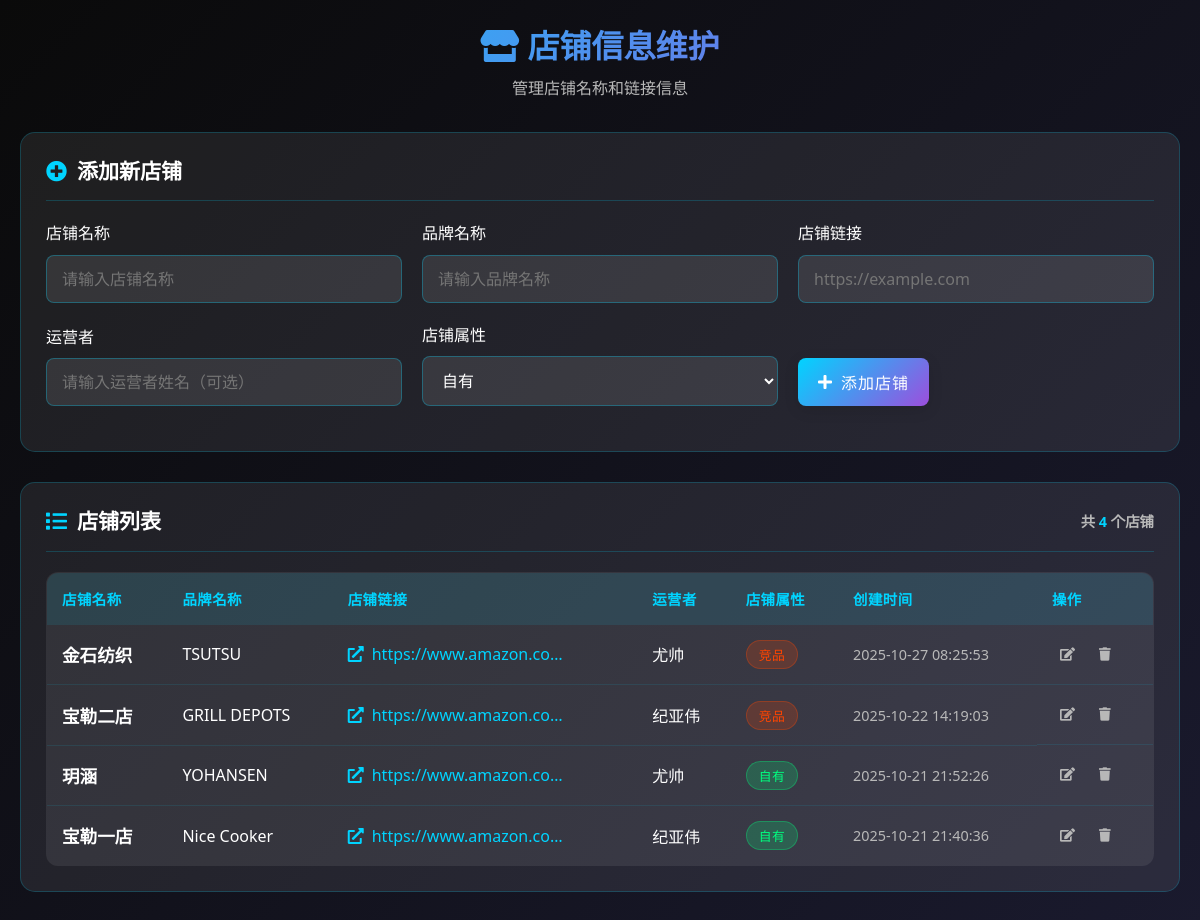
Page /admin/shops (signed in) on the earlier database version.
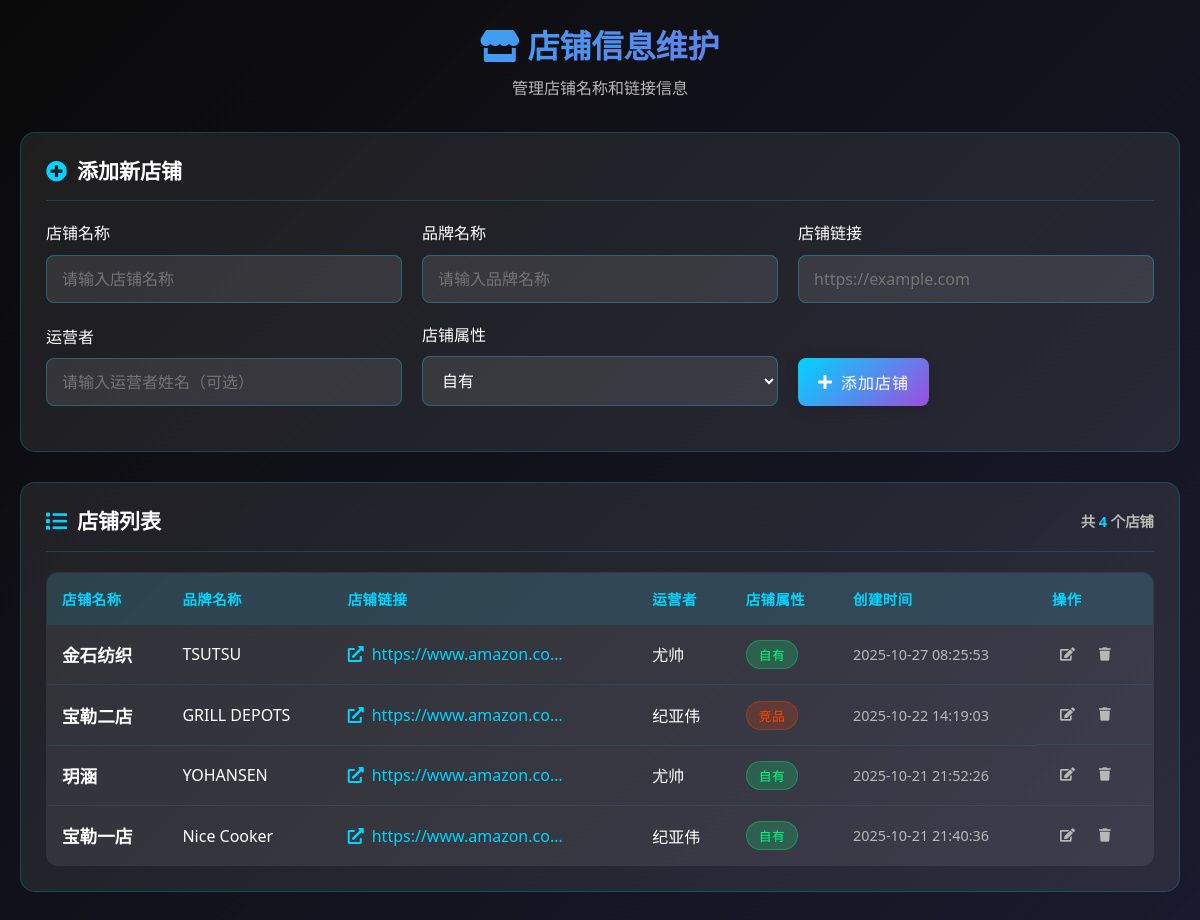
Same page on the later database version.
### tables this page shows
CREATE TABLE "shops" (
                id INTEGER PRIMARY KEY AUTOINCREMENT,
                shop_name TEXT NOT NULL UNIQUE,
                brand_name TEXT,
                shop_url TEXT NOT NULL,
                operator TEXT,
                shop_type TEXT DEFAULT "自有",
                created_at TIMESTAMP DEFAULT CURRENT_TIMESTAMP,
                updated_at TIMESTAMP DEFAULT CURRENT_TIMESTAMP,
                created_by INTEGER,
                FOREIGN KEY (created_by) REFERENCES users (id)
            );

### routes/admin.py (the view)
@admin_bp.route('/shops')
@login_required
def shop_management():
    LogService.log(
        action="访问店铺管理页面",
        resource="店铺管理",
        log_type="user",
        level="info"
    )
    from core.shop_model import Shop
    shops = Shop.get_all()
    embed = request.args.get('embed', 'false').lower() == 'true'
    if embed:
        return render_template('admin/shop_management_embed.html', shops=shops)
    else:
        return render_template('admin/shop_management_embed.html', shops=shops)

### core/auth.py (called while the page is built)
def is_logged_in():
    return 'username' in session

def login_required(f):
    from functools import wraps
    @wraps(f)
    def decorated_function(*args, **kwargs):
        if not is_logged_in():
            return redirect(url_for('auth.login', next=request.url))
        return f(*args, **kwargs)
    return decorated_function

### core/database.py (called while the page is built)
def get_user(username):
    conn = get_db_connection()
    cursor = conn.cursor()
    cursor.execute('SELECT * FROM users WHERE username = ?', (username,))
    user = cursor.fetchone()
    conn.close()
    return user

def add_log(user_id, username, action, resource=None, details=None,
           ip_address=None, user_agent=None, log_type='user', level='info'):
    conn = get_db_connection()
    cursor = conn.cursor()
    try:
        cursor.execute(
            '''INSERT INTO logs
               (user_id, username, action, resource, details, ip_address, user_agent, log_type, level)
               VALUES (?, ?, ?, ?, ?, ?, ?, ?, ?)''',
            (user_id, username, action, resource, details, ip_address, user_agent, log_type, level)
        )
        conn.commit()
        return True
    except Exception as e:
        print(f"添加日志失败: {e}")
        return False
    finally:
        conn.close()

def get_all_shops():
    conn = get_db_connection()
    cursor = conn.cursor()
    try:
        cursor.execute('SELECT * FROM shops ORDER BY created_at DESC')
        rows = cursor.fetchall()
        shops = []
        for row in rows:
            shop_dict = {
                'id': row[0],
                'shop_name': row[1],
                'brand_name': row[2],
                'shop_url': row[3],
                'operator': row[4],
                'shop_type': row[5],
                'created_at': row[6],
                'updated_at': row[7],
                'created_by': row[8]
            }
            shops.append(shop_dict)
        return shops
    except Exception as e:
        print(f"获取店铺列表失败: {e}")
        return []
    finally:
        conn.close()

### core/database_config.py (called while the page is built)
def get_db_connection():
    conn = sqlite3.connect(DB_PATH)
    conn.execute(f"PRAGMA temp_store = 2")  # 使用临时内存存储
    conn.execute("PRAGMA journal_mode = WAL")  # 使用WAL模式提高并发性能
    def beijing_now():
        """返回当前北京时间"""
        return datetime.strftime(datetime.now(), '%Y-%m-%d %H:%M:%S')
    conn.create_function("beijing_now", 0, beijing_now)
    conn.row_factory = sqlite3.Row  # 使结果可以通过列名访问
    return conn

### templates/admin/shop_management_embed.html (shortened to what this page needs)
<link rel="stylesheet" href="https://cdnjs.cloudflare.com/ajax/libs/font-awesome/5.15.3/css/all.min.css">
<link rel="stylesheet" href="/static/css/core.css">
<link rel="stylesheet" href="/static/css/components.css">
<link rel="stylesheet" href="/static/css/layouts.css">
<link rel="stylesheet" href="/static/css/themes.css">
<link rel="stylesheet" href="/static/css/responsive.css">
<div class="shop-management-container">
    <div class="page-header">
        <h2><i class="fas fa-store"></i> 店铺信息维护</h2>
        <p>管理店铺名称和链接信息</p>
    </div>
    <div class="add-shop-section">
        <div class="section-title">
            <h3><i class="fas fa-plus-circle"></i> 添加新店铺</h3>
        </div>
        <form id="add-shop-form" class="shop-form" action="/admin/shops/add?embed=true" method="POST">
            <div class="form-row">
                <div class="form-group">
                    <label for="shop_name">店铺名称</label>
                    <input type="text" id="shop_name" name="shop_name" required placeholder="请输入店铺名称">
                </div>
                <div class="form-group">
                    <label for="brand_name">品牌名称</label>
                    <input type="text" id="brand_name" name="brand_name" placeholder="请输入品牌名称">
                </div>
                <div class="form-group">
                    <label for="shop_url">店铺链接</label>
                    <input type="url" id="shop_url" name="shop_url" required placeholder="https://example.com">
                </div>
            </div>
            <div class="form-row">
                <div class="form-group">
                    <label for="operator">运营者</label>
                    <input type="text" id="operator" name="operator" placeholder="请输入运营者姓名（可选）">
                </div>
                <div class="form-group">
                    <label for="shop_type">店铺属性</label>
                    <select id="shop_type" name="shop_type" class="form-control">
                        <option value="自有">自有</option>
                    </select>
                </div>
                <div class="form-group form-actions">
                    <button type="submit" class="btn btn-primary">
                        <i class="fas fa-plus"></i> 添加店铺
                    </button>
                </div>
            </div>
        </form>
    </div>
    <div class="shops-list-section">
        <div class="section-title">
            <h3><i class="fas fa-list"></i> 店铺列表</h3>
            <span class="shops-count">共 <span id="shops-total-count">{{ shops|length if shops else 0 }}</span> 个店铺</span>
        </div>
        <div class="shops-table-container">
            {% if shops %}
                <table class="shops-table">
                    <thead>
                        <tr>
                            <th>店铺名称</th>
                            <th>品牌名称</th>
                            <th>店铺链接</th>
                            <th>运营者</th>
                            <th>店铺属性</th>
                            <th>创建时间</th>
                            <th>操作</th>
                        </tr>
                    </thead>
                    <tbody>
                        {% for shop in shops %}
                        <tr class="shop-row" data-shop-id="{{ shop.id }}">
                            <td class="shop-name">{{ shop.shop_name }}</td>
                            <td class="brand-name">{{ shop.brand_name or '-' }}</td>
                            <td class="shop-url">
                                <a href="{{ shop.shop_url }}" target="_blank" class="url-link" title="{{ shop.shop_url }}">
                                    <i class="fas fa-external-link-alt"></i>
                                    <span class="url-text">{{ shop.shop_url[:30] }}{% if shop.shop_url|length > 30 %}...{% endif %}</span>
                                </a>
                            </td>
                            <td class="operator">{{ shop.operator or '-' }}</td>
                            <td class="shop-type">
                                <span class="type-badge {{ 'own' if shop.shop_type == '自有' else 'competitor' }}">
                                    {{ shop.shop_type or '自有' }}
                                </span>
                            </td>
                            <td class="created-at">{{ shop.created_at if shop.created_at else '-' }}</td>
                            <td class="actions">
                                <button class="edit-shop-btn" data-shop-id="{{ shop.id }}"
                                        data-shop-name="{{ shop.shop_name }}"
                                        data-brand-name="{{ shop.brand_name or '' }}"
                                        data-shop-url="{{ shop.shop_url }}"
                                        data-operator="{{ shop.operator or '' }}"
                                        data-shop-type="{{ shop.shop_type or '自有' }}"
                                        title="编辑">
                                    <i class="fas fa-edit"></i>
                                </button>
                                <button class="delete-shop-btn" data-shop-id="{{ shop.id }}" data-shop-name="{{ shop.shop_name }}" title="删除">
                                    <i class="fas fa-trash"></i>
                                </button>
                            </td>
                        </tr>
                        {% endfor %}
                    </tbody>
                </table>
            {% else %}
                <div class="empty-shops">
                    <i class="fas fa-store-slash"></i>
                    <h3>暂无店铺信息</h3>
                    <p>请使用上方表单添加新店铺</p>
                </div>
            {% endif %}
        </div>
    </div>
</div>

### static/css/core.css (style rules this page uses)
* { box-sizing: border-box; margin: 0; padding: 0; }
a { text-decoration: none; color: inherit; transition: color var(--transition-normal) ease; }
button { cursor: pointer; border: none; outline: none; font-family: inherit; transition: all var(--transition-normal) ease; }
input, textarea, select { font-family: inherit; font-size: inherit; border: 1px solid rgba(255, 255, 255, 0.1); background: rgba(255, 255, 255, 0.05); color: var(--text-primary); border-radius: 8px; padding: 8px 12px; transition: all var(--transition-normal) ease; }

### static/css/components.css (style rules this page uses)
.btn { padding: 12px 24px; border: none; border-radius: 25px; font-weight: 600; font-size: 14px; cursor: pointer; transition: all var(--transition-normal) ease; text-transform: uppercase; letter-spacing: 1px; text-decoration: none; display: inline-flex; align-items: center; gap: 8px; }
.btn-primary { background: linear-gradient(135deg, var(--neon-blue) 0%, var(--neon-purple) 100%); color: var(--text-primary); box-shadow: 0 4px 15px rgba(0, 0, 0, 0.1); }
.form-group { margin-bottom: 20px; }
.form-control { width: 100%; padding: 12px 15px; border: 1px solid rgba(255, 255, 255, 0.1); border-radius: 8px; background: rgba(255, 255, 255, 0.05); color: var(--text-primary); font-size: 14px; transition: all var(--transition-normal) ease; }
.form-row { display: flex; gap: 20px; }
.form-row .form-group { flex: 1; }
.section-title { font-size: 18px; color: #00d4ff; margin: 0 0 20px 0; font-weight: 600; display: flex; align-items: center; justify-content: space-between; }
.section-title { font-size: 14px; color: var(--text-primary); margin: 0 0 15px 0; font-weight: 600; line-height: 1.3; }

Differences in the rows shown:
changed shops "金石纺织": shop_type "竞品" → "自有"
